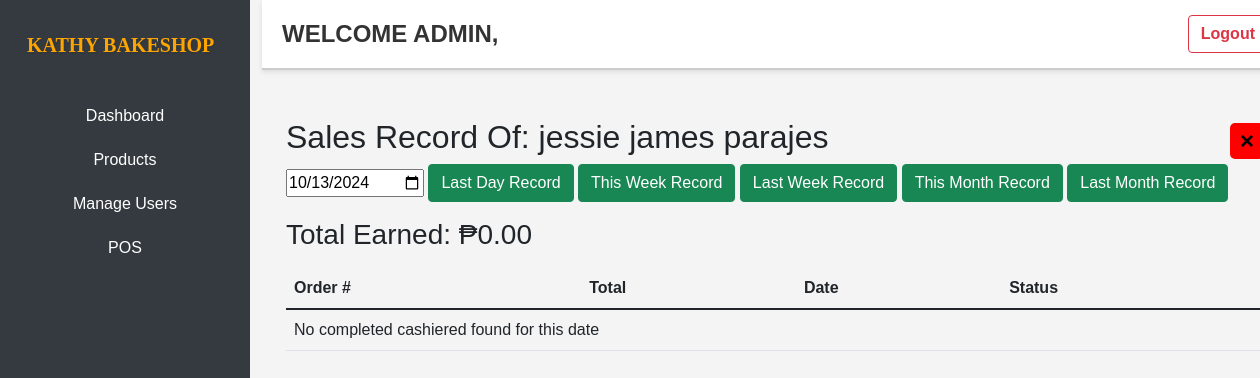
Before: /Admin-WEB/dashboard/Total_cashier/daily_cashier.php?cashier_id=36 with the older database file.
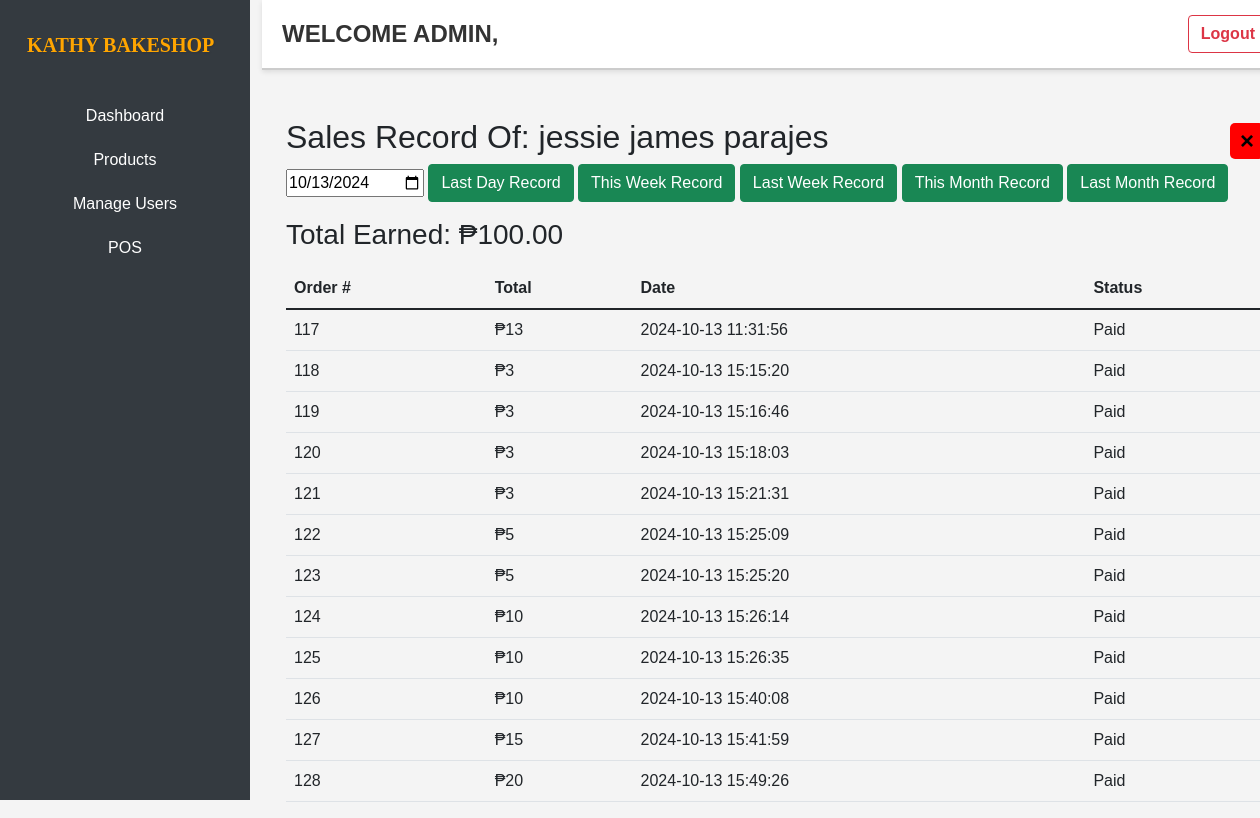
After: the same page with the newer database file.
### tables this page shows
CREATE TABLE `users` (
  `id` int(11) NOT NULL,
  `first_name` varchar(25) NOT NULL,
  `last_name` varchar(25) NOT NULL,
  `username` varchar(30) NOT NULL,
  `password` varchar(255) NOT NULL,
  `ifadmin` int(11) NOT NULL,
  `role` enum('admin','staff','','') NOT NULL
);

CREATE TABLE `orders` (
  `id` int(11) NOT NULL,
  `user_id` int(11) NOT NULL,
  `total` int(11) NOT NULL,
  `date` timestamp NOT NULL DEFAULT current_timestamp() ON UPDATE current_timestamp(),
  `status` text NOT NULL
);

### Actions/daily_sale_per_cashier.php (called while the page is built, shortened)
<?php
$database = new Database();
$conn = $database->conn;
$cashier_id = isset($_GET['cashier_id']) ? (int)$_GET['cashier_id'] : 0;
$selected_date = isset($_POST['selected_date']) ? $_POST['selected_date'] : date('Y-m-d');
if ($cashier_id > 0) {
    $cashier_sql = "SELECT first_name, last_name FROM users WHERE id = ?";
    $stmt = $conn->prepare($cashier_sql);
    $stmt->bind_param("i", $cashier_id);
    $stmt->execute();
    $stmt->bind_result($first_name, $last_name);
    $cashier_name = htmlspecialchars($first_name . ' ' . $last_name);
}
$date_start = $date_end = "";
if (isset($_POST['range'])) {
    switch ($_POST['range']) {
        case 'today':
            $date_start = $date_end = date('Y-m-d');
            break;
        case 'last_day':
            $date_start = $date_end = date('Y-m-d', strtotime('-1 day'));
            break;
        case 'this_week':
            $date_start = date('Y-m-d', strtotime('monday this week'));
            $date_end = date('Y-m-d', strtotime('sunday this week'));
            break;
        case 'last_week':
            $date_start = date('Y-m-d', strtotime('monday last week'));
            $date_end = date('Y-m-d', strtotime('sunday last week'));
            break;
        case 'this_month':
            $date_start = date('Y-m-01');
            $date_end = date('Y-m-t');
            break;
        case 'last_month':
            $date_start = date('Y-m-01', strtotime('first day of last month'));
            $date_end = date('Y-m-t', strtotime('last day of last month'));
            break;
    }
} else {
    $date_start = $selected_date;
    $date_end = $selected_date;
}
$sql = "
    SELECT * FROM orders
    WHERE user_id = ? AND DATE(date) BETWEEN ? AND ? AND status = 'completed'
";
$stmt = $conn->prepare($sql);
$stmt->bind_param("iss", $cashier_id, $date_start, $date_end);
$stmt->execute();
$result = $stmt->get_result();

### Admin-WEB/dashboard/Total_cashier/daily_cashier.php (the view, shortened to what this page needs)
<?php
include_once '../../../Actions/daily_sale_per_cashier.php';
include "../includes/header.php";
?>
<body>
    <div class="container mt-5">
        <div class="d-flex justify-content-between align-items-center">
            <h2>Sales Record Of: <?php echo htmlspecialchars($cashier_name); ?></h2>
            <a href="../Total_cashier/" style="margin-left: 2px; text-decoration: none; color: black; background-color: red; padding: 0px 10px; font-size: 1.5em; font-weight: bold; border-radius: 5px; display: inline-block; cursor: pointer;">&times;</a>
        </div>
        <form method="POST" action="">
            <input type="date" name="selected_date" value="<?php echo htmlspecialchars($selected_date); ?>" required onchange="this.form.submit();">
            <button name="range" value="last_day" class="btn btn-success">Last Day Record</button>
            <button name="range" value="this_week" class="btn btn-success">This Week Record</button>
            <button name="range" value="last_week" class="btn btn-success">Last Week Record</button>
            <button name="range" value="this_month" class="btn btn-success">This Month Record</button>
            <button name="range" value="last_month" class="btn btn-success">Last Month Record</button>
        <?php
        $total_sales = 0;
        if ($result->num_rows > 0) {
            while ($row = $result->fetch_assoc()) {
                $total_sales += $row['total'];
            }
        }
        ?>
        <h3 class="mt-3">Total Earned: ₱<?php echo number_format($total_sales, 2); ?></h3>
        <table class="table mt-3">
            <thead>
                <tr>
                    <th>Order #</th>
                    <th>Total</th>
                    <th>Date</th>
                    <th>Status</th>
                </tr>
            </thead>
            <tbody>
                <?php
                $result->data_seek(0);
                if ($result->num_rows > 0) {
                    while ($row = $result->fetch_assoc()) {
                        echo "<tr>";
                        echo "<td>" . htmlspecialchars($row['id']) . "</td>";
                        echo "<td>₱" . htmlspecialchars($row['total']) . "</td>";
                        echo "<td>" . htmlspecialchars($row['date']) . "</td>";
                        echo "<td>" . htmlspecialchars($row['status'] === 'completed' ? 'Paid' : $row['status']) . "</td>";
                        echo "</tr>";
                    }
                } else {
                    echo "<tr>";
                    echo "<td colspan='4'>No completed cashiered found for this date</td>";
                    echo "</tr>";
                }
                ?>
            </tbody>
        </table>
    </div>

### Admin-WEB/dashboard/includes/header.php (shortened to what this page needs)
<!DOCTYPE html>
<html lang="en">
<head>
    <link href="https://cdn.jsdelivr.net/npm/bootstrap@5.1.3/dist/css/bootstrap.min.css" rel="stylesheet">
    <link rel="stylesheet" href="https://cdnjs.cloudflare.com/ajax/libs/font-awesome/6.1.1/css/all.min.css" />
</head>
<body>
<div class="container-fluid">
    <div class="row">
        <nav class="col-md-2 sidebar">
            <div class="text-center mb-4">
                <a style="color: orange;" class="navbar-brand logo" href="#">KATHY BAKESHOP</a>
            </div>
            <div class="text-center">
                <a class="side" href="../../dashboard/">Dashboard</a>
                <a class="side" href="../../product-list/">Products</a>
                <a class="side" href="../../users/">Manage Users</a>
                <a class="side" href="../../../pos/">POS</a>
            </div>
        </nav>
        <main class="col-md-10 main-content">
            <div class="header">
                <div class="header-logo">WELCOME ADMIN, <?php echo $_SESSION['user_name']; ?></div>
                <div class="header-logout">
                    <a class="btn btn-outline-danger" href="../../../Actions/logout.php">Logout</a>
                </div>
            </div>

### Admin-WEB/dashboard/includes/header.php (style rules this page uses)
body { overflow-x: hidden; font-family: Arial, sans-serif; background-color: #f4f4f4; margin: 0; }
.sidebar { width: 250px; height: 100vh; background-color: #343a40; padding-top: 20px; position: fixed; overflow-y: auto; }
.sidebar a { text-decoration: none; display: block; padding: 10px 15px; color: #fff; transition: background-color 0.3s; }
.navbar-brand { color: #ff9800; }
.main-content { margin-left: 250px; }
.header { border-bottom: 2px solid #ccc; padding: 15px 20px; display: flex; justify-content: space-between; align-items: center; background-color: #fff; box-shadow: 0 2px 5px rgba(0, 0, 0, 0.1); }
.header-logo { font-size: 1.5rem; font-weight: bold; color: #333; }
.header-logout a { font-size: 1rem; font-weight: bold; }
.logo { font-family: 'Pacifico', cursive; font-size: 1.25rem; color: orange; text-shadow: 1px 1px 2px rgba(0, 0, 0, 0.1); font-weight: bold; pointer-events: none; }

Changed rows visible on the page:
added orders: id "117", total "13", date "2024-10-13 11:31:56", status "Paid"
added orders: id "118", total "3", date "2024-10-13 15:15:20", status "Paid"
added orders: id "119", total "3", date "2024-10-13 15:16:46", status "Paid"
added orders: id "120", total "3", date "2024-10-13 15:18:03", status "Paid"
added orders: id "121", total "3", date "2024-10-13 15:21:31", status "Paid"
added orders: id "122", total "5", date "2024-10-13 15:25:09", status "Paid"
added orders: id "123", total "5", date "2024-10-13 15:25:20", status "Paid"
added orders: id "124", total "10", date "2024-10-13 15:26:14", status "Paid"
added orders: id "125", total "10", date "2024-10-13 15:26:35", status "Paid"
added orders: id "126", total "10", date "2024-10-13 15:40:08", status "Paid"
added orders: id "127", total "15", date "2024-10-13 15:41:59", status "Paid"
added orders: id "128", total "20", date "2024-10-13 15:49:26", status "Paid"
Other visible differences:
$total_sales: "0.00" → "100.00"
text no longer shown: "No completed cashiered found for this date"
